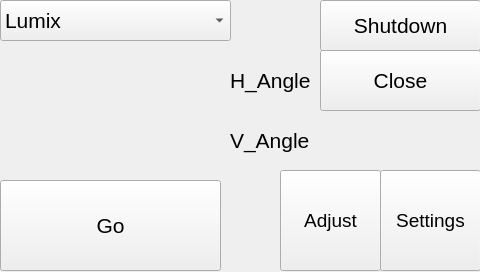
<?xml version="1.0" encoding="UTF-8"?>
<ui version="4.0">
 <class>MainWindow</class>
 <widget class="QMainWindow" name="MainWindow">
  <property name="geometry">
   <rect>
    <x>0</x>
    <y>0</y>
    <width>480</width>
    <height>272</height>
   </rect>
  </property>
  <property name="font">
   <font>
    <pointsize>16</pointsize>
   </font>
  </property>
  <property name="windowTitle">
   <string>MainWindow</string>
  </property>
  <widget class="QWidget" name="centralWidget">
   <widget class="QPushButton" name="Pb_Settings">
    <property name="geometry">
     <rect>
      <x>380</x>
      <y>170</y>
      <width>101</width>
      <height>101</height>
     </rect>
    </property>
    <property name="font">
     <font>
      <pointsize>14</pointsize>
     </font>
    </property>
    <property name="text">
     <string>Settings</string>
    </property>
   </widget>
   <widget class="QComboBox" name="comboBox">
    <property name="geometry">
     <rect>
      <x>0</x>
      <y>0</y>
      <width>231</width>
      <height>41</height>
     </rect>
    </property>
    <item>
     <property name="text">
      <string>Lumix</string>
     </property>
    </item>
    <item>
     <property name="text">
      <string>Canon</string>
     </property>
    </item>
   </widget>
   <widget class="QPushButton" name="Pb_Go">
    <property name="geometry">
     <rect>
      <x>0</x>
      <y>180</y>
      <width>221</width>
      <height>91</height>
     </rect>
    </property>
    <property name="text">
     <string>Go</string>
    </property>
   </widget>
   <widget class="QLabel" name="label">
    <property name="geometry">
     <rect>
      <x>230</x>
      <y>60</y>
      <width>91</width>
      <height>41</height>
     </rect>
    </property>
    <property name="text">
     <string>H_Angle</string>
    </property>
   </widget>
   <widget class="QLabel" name="label_2">
    <property name="geometry">
     <rect>
      <x>230</x>
      <y>120</y>
      <width>91</width>
      <height>41</height>
     </rect>
    </property>
    <property name="text">
     <string>V_Angle</string>
    </property>
   </widget>
   <widget class="QPushButton" name="Pb_Close">
    <property name="geometry">
     <rect>
      <x>320</x>
      <y>50</y>
      <width>161</width>
      <height>61</height>
     </rect>
    </property>
    <property name="text">
     <string>Close</string>
    </property>
   </widget>
   <widget class="QPushButton" name="Pb_Adjustments">
    <property name="geometry">
     <rect>
      <x>280</x>
      <y>170</y>
      <width>101</width>
      <height>101</height>
     </rect>
    </property>
    <property name="font">
     <font>
      <pointsize>14</pointsize>
     </font>
    </property>
    <property name="text">
     <string>Adjust</string>
    </property>
   </widget>
   <widget class="QLabel" name="La_H_Angle">
    <property name="geometry">
     <rect>
      <x>0</x>
      <y>60</y>
      <width>221</width>
      <height>41</height>
     </rect>
    </property>
    <property name="text">
     <string/>
    </property>
   </widget>
   <widget class="QLabel" name="La_V_Angle">
    <property name="geometry">
     <rect>
      <x>0</x>
      <y>120</y>
      <width>221</width>
      <height>41</height>
     </rect>
    </property>
    <property name="text">
     <string/>
    </property>
   </widget>
   <widget class="QPushButton" name="Pb_Shutdown">
    <property name="geometry">
     <rect>
      <x>320</x>
      <y>0</y>
      <width>161</width>
      <height>51</height>
     </rect>
    </property>
    <property name="text">
     <string>Shutdown</string>
    </property>
   </widget>
  </widget>
 </widget>
 <layoutdefault spacing="6" margin="11"/>
 <resources/>
 <connections/>
</ui>
